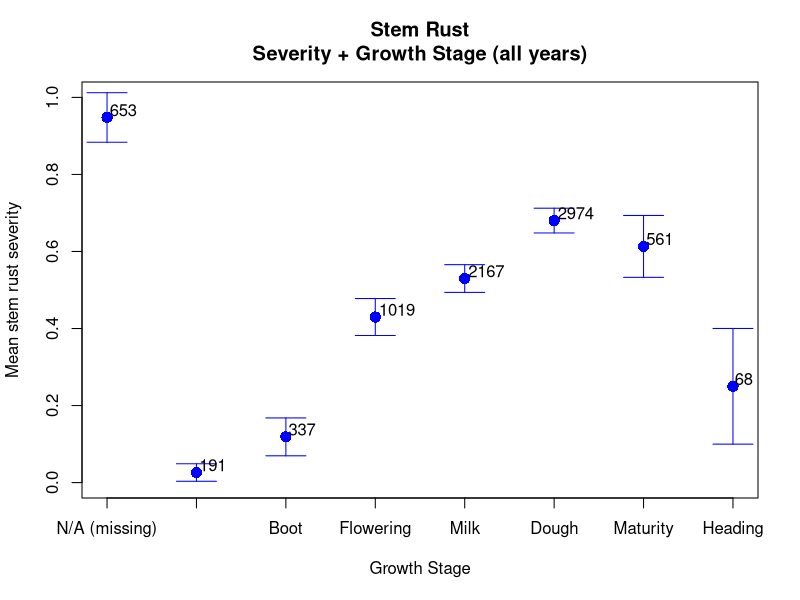
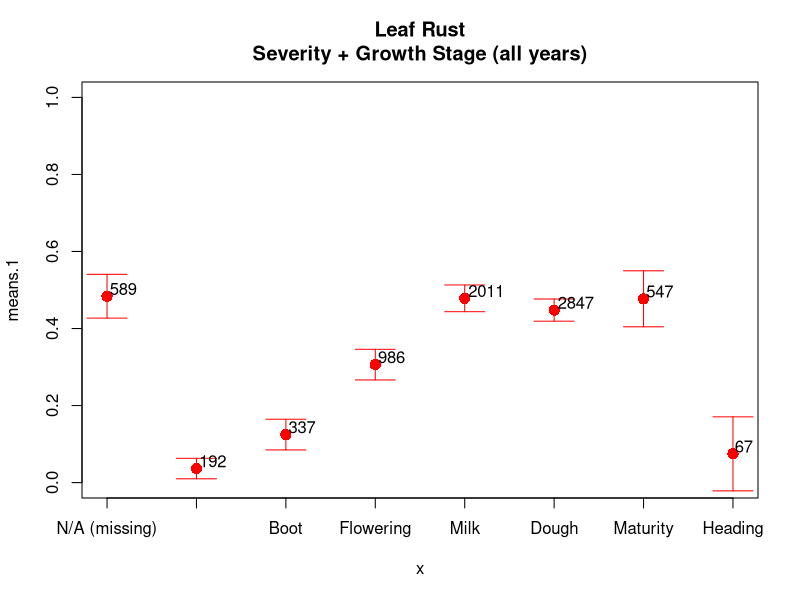
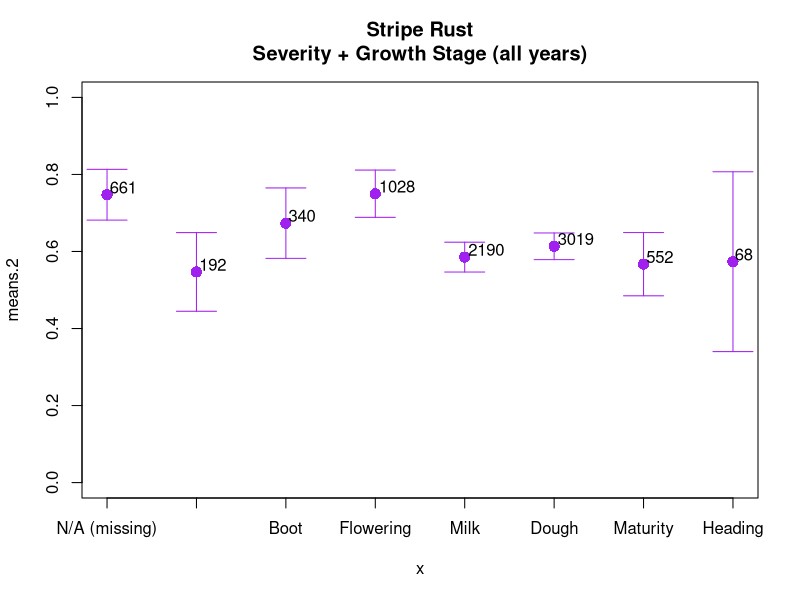
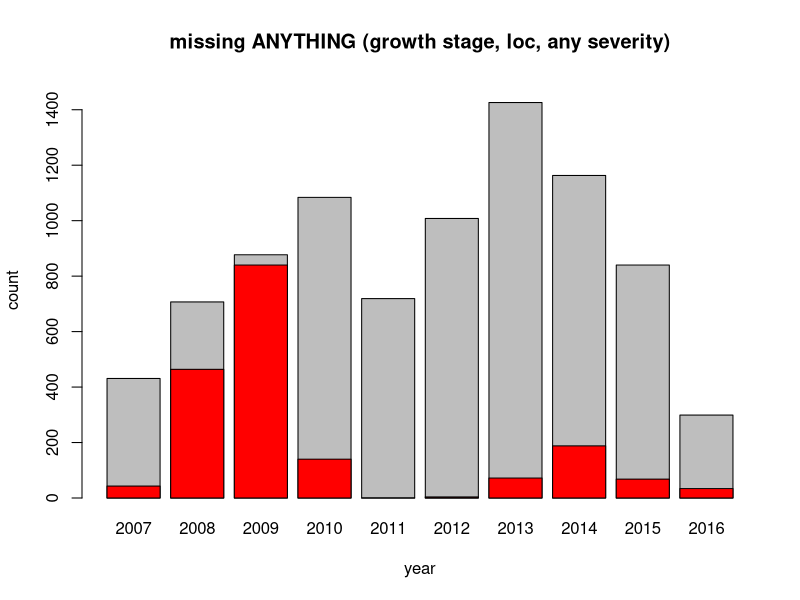
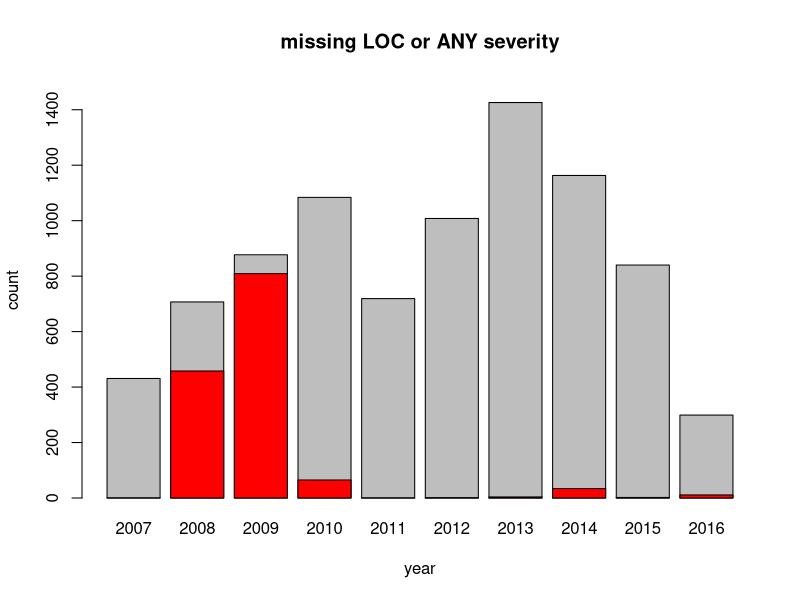
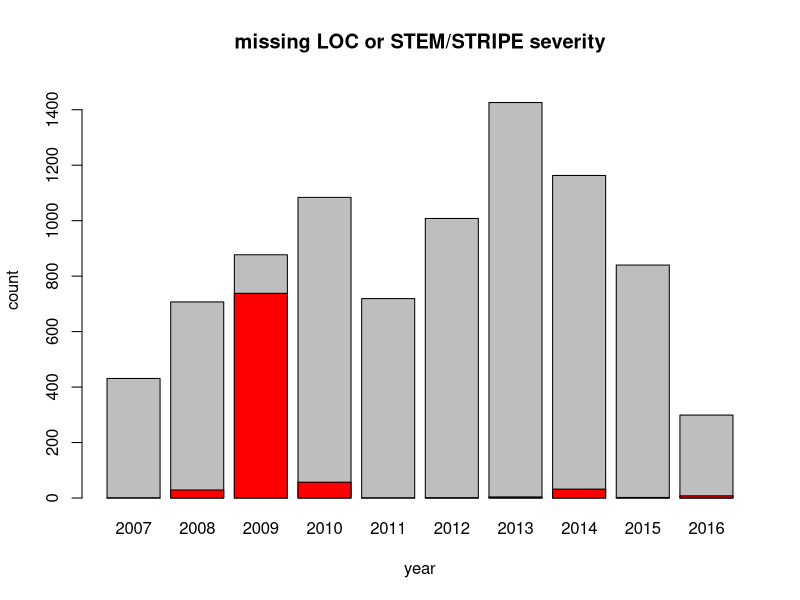
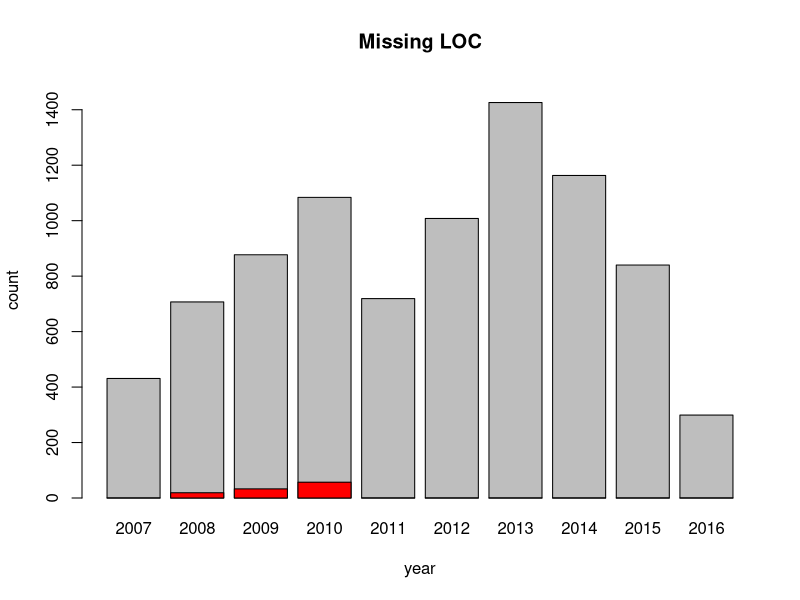
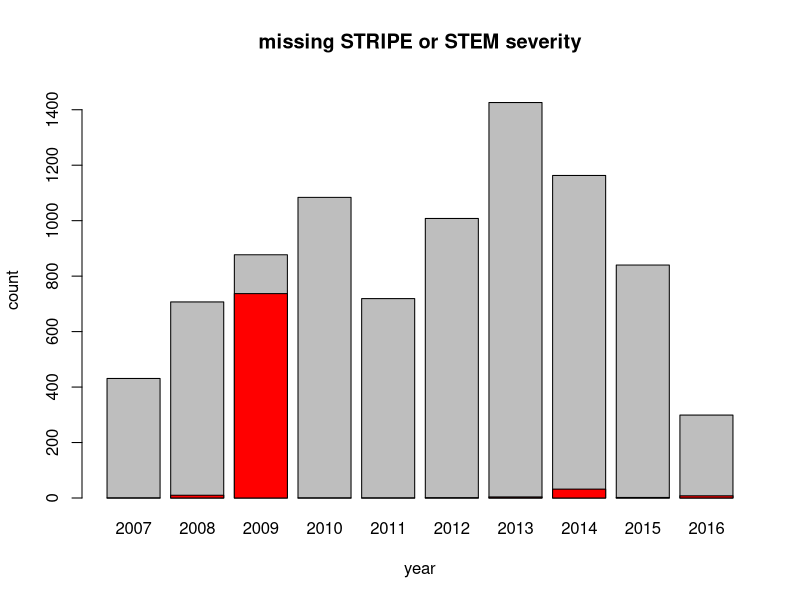

These figures' R source, in order:
library("ggplot2")


setwd("~/Dropbox/school/ermon_lab/data/wheat_rust")


data = read.csv("ET_RustSurvey_Published.csv")



######################################################################################
####################### PLOT 1: SEVERITY AGAINST GROWTH STAGE 
######################################################################################


#################### STEM RUST 
means = c(
  mean(subset(data, GrowthStageID == -9 & Severity > -1)$Severity),
  mean(subset(data, GrowthStageID == 1 & Severity > -1)$Severity),
  mean(subset(data, GrowthStageID == 2 & Severity > -1)$Severity),
  mean(subset(data, GrowthStageID == 3 & Severity > -1)$Severity),
  mean(subset(data, GrowthStageID == 4 & Severity > -1)$Severity),
  mean(subset(data, GrowthStageID == 5 & Severity > -1)$Severity),
  mean(subset(data, GrowthStageID == 6 & Severity > -1)$Severity),
  mean(subset(data, GrowthStageID == 7 & Severity > -1)$Severity)
)
sds = c(
  sd(subset(data, GrowthStageID == -9 & Severity > -1)$Severity),
  sd(subset(data, GrowthStageID == 1 & Severity > -1)$Severity),
  sd(subset(data, GrowthStageID == 2 & Severity > -1)$Severity),
  sd(subset(data, GrowthStageID == 3 & Severity > -1)$Severity),
  sd(subset(data, GrowthStageID == 4 & Severity > -1)$Severity),
  sd(subset(data, GrowthStageID == 5 & Severity > -1)$Severity),
  sd(subset(data, GrowthStageID == 6 & Severity > -1)$Severity),
  sd(subset(data, GrowthStageID == 7 & Severity > -1)$Severity)
)
ns = c(
  nrow(subset(data, GrowthStageID == -9 & Severity > -1)),
  nrow(subset(data, GrowthStageID == 1 & Severity > -1)),
  nrow(subset(data, GrowthStageID == 2 & Severity > -1)),
  nrow(subset(data, GrowthStageID == 3 & Severity > -1)),
  nrow(subset(data, GrowthStageID == 4 & Severity > -1)),
  nrow(subset(data, GrowthStageID == 5 & Severity > -1)),
  nrow(subset(data, GrowthStageID == 6 & Severity > -1)),
  nrow(subset(data, GrowthStageID == 7 & Severity > -1))
)
CIs = (1.96 * sds) / sqrt(ns)

################# LEAF RUST
means.1 = c(
  mean(subset(data, GrowthStageID == -9 & Severity.1 > -1)$Severity.1),
  mean(subset(data, GrowthStageID == 1 & Severity.1 > -1)$Severity.1),
  mean(subset(data, GrowthStageID == 2 & Severity.1 > -1)$Severity.1),
  mean(subset(data, GrowthStageID == 3 & Severity.1 > -1)$Severity.1),
  mean(subset(data, GrowthStageID == 4 & Severity.1 > -1)$Severity.1),
  mean(subset(data, GrowthStageID == 5 & Severity.1 > -1)$Severity.1),
  mean(subset(data, GrowthStageID == 6 & Severity.1 > -1)$Severity.1),
  mean(subset(data, GrowthStageID == 7 & Severity.1 > -1)$Severity.1)
)
sds.1 = c(
  sd(subset(data, GrowthStageID == -9 & Severity.1 > -1)$Severity.1),
  sd(subset(data, GrowthStageID == 1 & Severity.1 > -1)$Severity.1),
  sd(subset(data, GrowthStageID == 2 & Severity.1 > -1)$Severity.1),
  sd(subset(data, GrowthStageID == 3 & Severity.1 > -1)$Severity.1),
  sd(subset(data, GrowthStageID == 4 & Severity.1 > -1)$Severity.1),
  sd(subset(data, GrowthStageID == 5 & Severity.1 > -1)$Severity.1),
  sd(subset(data, GrowthStageID == 6 & Severity.1 > -1)$Severity.1),
  sd(subset(data, GrowthStageID == 7 & Severity.1 > -1)$Severity.1)
)
ns.1 = c(
  nrow(subset(data, GrowthStageID == -9 & Severity.1 > -1)),
  nrow(subset(data, GrowthStageID == 1 & Severity.1 > -1)),
  nrow(subset(data, GrowthStageID == 2 & Severity.1 > -1)),
  nrow(subset(data, GrowthStageID == 3 & Severity.1 > -1)),
  nrow(subset(data, GrowthStageID == 4 & Severity.1 > -1)),
  nrow(subset(data, GrowthStageID == 5 & Severity.1 > -1)),
  nrow(subset(data, GrowthStageID == 6 & Severity.1 > -1)),
  nrow(subset(data, GrowthStageID == 7 & Severity.1 > -1))
)
CIs.1 = (1.96 * sds.1) / sqrt(ns.1)


################# STRIPE RUST
means.2 = c(
  mean(subset(data, GrowthStageID == -9 & Severity.2 > -1)$Severity.2),
  mean(subset(data, GrowthStageID == 1 & Severity.2 > -1)$Severity.2),
  mean(subset(data, GrowthStageID == 2 & Severity.2 > -1)$Severity.2),
  mean(subset(data, GrowthStageID == 3 & Severity.2 > -1)$Severity.2),
  mean(subset(data, GrowthStageID == 4 & Severity.2 > -1)$Severity.2),
  mean(subset(data, GrowthStageID == 5 & Severity.2 > -1)$Severity.2),
  mean(subset(data, GrowthStageID == 6 & Severity.2 > -1)$Severity.2),
  mean(subset(data, GrowthStageID == 7 & Severity.2 > -1)$Severity.2)
)
sds.2 = c(
  sd(subset(data, GrowthStageID == -9 & Severity.2 > -1)$Severity.2),
  sd(subset(data, GrowthStageID == 1 & Severity.2 > -1)$Severity.2),
  sd(subset(data, GrowthStageID == 2 & Severity.2 > -1)$Severity.2),
  sd(subset(data, GrowthStageID == 3 & Severity.2 > -1)$Severity.2),
  sd(subset(data, GrowthStageID == 4 & Severity.2 > -1)$Severity.2),
  sd(subset(data, GrowthStageID == 5 & Severity.2 > -1)$Severity.2),
  sd(subset(data, GrowthStageID == 6 & Severity.2 > -1)$Severity.2),
  sd(subset(data, GrowthStageID == 7 & Severity.2 > -1)$Severity.2)
)
ns.2 = c(
  nrow(subset(data, GrowthStageID == -9 & Severity.2 > -1)),
  nrow(subset(data, GrowthStageID == 1 & Severity.2 > -1)),
  nrow(subset(data, GrowthStageID == 2 & Severity.2 > -1)),
  nrow(subset(data, GrowthStageID == 3 & Severity.2 > -1)),
  nrow(subset(data, GrowthStageID == 4 & Severity.2 > -1)),
  nrow(subset(data, GrowthStageID == 5 & Severity.2 > -1)),
  nrow(subset(data, GrowthStageID == 6 & Severity.2 > -1)),
  nrow(subset(data, GrowthStageID == 7 & Severity.2 > -1))
)
CIs.2 = (1.96 * sds.2) / sqrt(ns.2)


######################### PLOTTING
library(calibrate)
x = 1:8

# start with stem rust
plot(means~x, 
     cex=1.5, 
     ylim=c(0,1), 
     xlab='Growth Stage',
     xaxt = "n",
     ylab='Mean stem rust severity', 
     main='Stem Rust\nSeverity + Growth Stage (all years)',
     col='blue',
     pch=16,
     )
arrows(x,means+CIs,x,means-CIs,code=3,length=0.2,angle=90,col='blue')
axis(1, at=x, labels=c("N/A (missing)", "Tillering", "Boot", "Flowering", "Milk", "Dough", "Maturity", "Heading"))
textxy(x, means, ns, cex=1, offset=0.6)

# leaf rust
plot(means.1~x, 
       ylim=c(0,1),
       col='red',
       xaxt = "n",
       cex=1.5,
       main='Leaf Rust\nSeverity + Growth Stage (all years)',
       pch=16)
arrows(x,means.1+CIs.1,x,means.1-CIs.1,code=3,length=0.2,angle=90,col='red')
axis(1, at=x, labels=c("N/A (missing)", "Tillering", "Boot", "Flowering", "Milk", "Dough", "Maturity", "Heading"))
textxy(x, means.1, ns.1, cex=1, offset=0.6)

# stripe rust
plot(means.2~x, 
     ylim=c(0,1),
     col='purple',
     xaxt = "n",
     cex=1.5,
     main='Stripe Rust\nSeverity + Growth Stage (all years)',
     pch=16)
arrows(x,means.2+CIs.2,x,means.2-CIs.2,code=3,length=0.2,angle=90,col='purple')
axis(1, at=x, labels=c("N/A (missing)", "Tillering", "Boot", "Flowering", "Milk", "Dough", "Maturity", "Heading"))
textxy(x, means.2, ns.2, cex=1, offset=0.6)







######################################################################################
####################### PLOT 2: NUM OBSERVATIONS (and broken) BY YEAR
######################################################################################

counts = c(
  nrow(subset(data, ObsYear == "2007")),
  nrow(subset(data, ObsYear == "2008")),
  nrow(subset(data, ObsYear == "2009")),
  nrow(subset(data, ObsYear == "2010")),
  nrow(subset(data, ObsYear == "2011")),
  nrow(subset(data, ObsYear == "2012")),
  nrow(subset(data, ObsYear == "2013")),
  nrow(subset(data, ObsYear == "2014")),
  nrow(subset(data, ObsYear == "2015")),
  nrow(subset(data, ObsYear == "2016"))
)


broken.counts.1 = c(
  nrow(subset(data, (Latitude < 0 | Longitude < 0 | GrowthStageID == -9 | Severity == -9 | Severity.1 == -9 | Severity.2 == -9) & ObsYear == "2007")),
  nrow(subset(data, (Latitude < 0 | Longitude < 0 | GrowthStageID == -9 | Severity == -9 | Severity.1 == -9 | Severity.2 == -9) & ObsYear == "2008")),
  nrow(subset(data, (Latitude < 0 | Longitude < 0 | GrowthStageID == -9 | Severity == -9 | Severity.1 == -9 | Severity.2 == -9) & ObsYear == "2009")),
  nrow(subset(data, (Latitude < 0 | Longitude < 0 | GrowthStageID == -9 | Severity == -9 | Severity.1 == -9 | Severity.2 == -9) & ObsYear == "2010")),
  nrow(subset(data, (Latitude < 0 | Longitude < 0 | GrowthStageID == -9 | Severity == -9 | Severity.1 == -9 | Severity.2 == -9) & ObsYear == "2011")),
  nrow(subset(data, (Latitude < 0 | Longitude < 0 | GrowthStageID == -9 | Severity == -9 | Severity.1 == -9 | Severity.2 == -9) & ObsYear == "2012")),
  nrow(subset(data, (Latitude < 0 | Longitude < 0 | GrowthStageID == -9 | Severity == -9 | Severity.1 == -9 | Severity.2 == -9) & ObsYear == "2013")),
  nrow(subset(data, (Latitude < 0 | Longitude < 0 | GrowthStageID == -9 | Severity == -9 | Severity.1 == -9 | Severity.2 == -9) & ObsYear == "2014")),
  nrow(subset(data, (Latitude < 0 | Longitude < 0 | GrowthStageID == -9 | Severity == -9 | Severity.1 == -9 | Severity.2 == -9) & ObsYear == "2015")),
  nrow(subset(data, (Latitude < 0 | Longitude < 0 | GrowthStageID == -9 | Severity == -9 | Severity.1 == -9 | Severity.2 == -9) & ObsYear == "2016"))
)


barplot(counts,
        col="grey",
        names.arg=c("2007", "2008", "2009", "2010", "2011", "2012", "2013", "2014", "2015", "2016"),
        ylab="count",
        xlab="year",
        main="missing ANYTHING (growth stage, loc, any severity)",
        ylim=c(0, 1500)
)
par(new=TRUE)
barplot(broken.counts.1, col="red", axes=FALSE, ylim=c(0, 1500))
#legend("topleft", leg="Missing growth \n stage OR severity \n OR location", fill="red", box.lwd = 0)





broken.counts.2 = c(
  nrow(subset(data, (Latitude < 0 | Longitude < 0 | Severity == -9 | Severity.1 == -9 | Severity.2 == -9) & ObsYear == "2007")),
  nrow(subset(data, (Latitude < 0 | Longitude < 0 | Severity == -9 | Severity.1 == -9 | Severity.2 == -9) & ObsYear == "2008")),
  nrow(subset(data, (Latitude < 0 | Longitude < 0 | Severity == -9 | Severity.1 == -9 | Severity.2 == -9) & ObsYear == "2009")),
  nrow(subset(data, (Latitude < 0 | Longitude < 0 | Severity == -9 | Severity.1 == -9 | Severity.2 == -9) & ObsYear == "2010")),
  nrow(subset(data, (Latitude < 0 | Longitude < 0 | Severity == -9 | Severity.1 == -9 | Severity.2 == -9) & ObsYear == "2011")),
  nrow(subset(data, (Latitude < 0 | Longitude < 0 | Severity == -9 | Severity.1 == -9 | Severity.2 == -9) & ObsYear == "2012")),
  nrow(subset(data, (Latitude < 0 | Longitude < 0 | Severity == -9 | Severity.1 == -9 | Severity.2 == -9) & ObsYear == "2013")),
  nrow(subset(data, (Latitude < 0 | Longitude < 0 | Severity == -9 | Severity.1 == -9 | Severity.2 == -9) & ObsYear == "2014")),
  nrow(subset(data, (Latitude < 0 | Longitude < 0 | Severity == -9 | Severity.1 == -9 | Severity.2 == -9) & ObsYear == "2015")),
  nrow(subset(data, (Latitude < 0 | Longitude < 0 | Severity == -9 | Severity.1 == -9 | Severity.2 == -9) & ObsYear == "2016"))
)

barplot(counts,
        col="grey",
        names.arg=c("2007", "2008", "2009", "2010", "2011", "2012", "2013", "2014", "2015", "2016"),
        ylab="count",
        xlab="year",
        main="missing LOC or ANY severity",
        ylim=c(0, 1500)
)
par(new=TRUE)
barplot(broken.counts.2, col="red", axes=FALSE, ylim=c(0, 1500))
#legend("topleft", leg="Missing loc or stem/stripe rust", fill="red", box.lwd = 0)






broken.counts.3 = c(
  nrow(subset(data, (Latitude < 0 | Longitude < 0 | Severity == -9 | Severity.2 == -9) & ObsYear == "2007")),
  nrow(subset(data, (Latitude < 0 | Longitude < 0 | Severity == -9 | Severity.2 == -9) & ObsYear == "2008")),
  nrow(subset(data, (Latitude < 0 | Longitude < 0 | Severity == -9 | Severity.2 == -9) & ObsYear == "2009")),
  nrow(subset(data, (Latitude < 0 | Longitude < 0 | Severity == -9 | Severity.2 == -9) & ObsYear == "2010")),
  nrow(subset(data, (Latitude < 0 | Longitude < 0 | Severity == -9 | Severity.2 == -9) & ObsYear == "2011")),
  nrow(subset(data, (Latitude < 0 | Longitude < 0 | Severity == -9 | Severity.2 == -9) & ObsYear == "2012")),
  nrow(subset(data, (Latitude < 0 | Longitude < 0 | Severity == -9 | Severity.2 == -9) & ObsYear == "2013")),
  nrow(subset(data, (Latitude < 0 | Longitude < 0 | Severity == -9 | Severity.2 == -9) & ObsYear == "2014")),
  nrow(subset(data, (Latitude < 0 | Longitude < 0 | Severity == -9 | Severity.2 == -9) & ObsYear == "2015")),
  nrow(subset(data, (Latitude < 0 | Longitude < 0 | Severity == -9 | Severity.2 == -9) & ObsYear == "2016"))
)

barplot(counts,
        col="grey",
        names.arg=c("2007", "2008", "2009", "2010", "2011", "2012", "2013", "2014", "2015", "2016"),
        ylab="count",
        xlab="year",
        main="missing LOC or STEM/STRIPE severity",
        ylim=c(0, 1500)
)
par(new=TRUE)
barplot(broken.counts.3, col="red", axes=FALSE, ylim=c(0, 1500))
#legend("topleft", leg="Missing loc or stem/stripe rust", fill="red", box.lwd = 0)






broken.counts.4 = c(
  nrow(subset(data, (Latitude < 0 | Longitude < 0) & ObsYear == "2007")),
  nrow(subset(data, (Latitude < 0 | Longitude < 0) & ObsYear == "2008")),
  nrow(subset(data, (Latitude < 0 | Longitude < 0) & ObsYear == "2009")),
  nrow(subset(data, (Latitude < 0 | Longitude < 0) & ObsYear == "2010")),
  nrow(subset(data, (Latitude < 0 | Longitude < 0) & ObsYear == "2011")),
  nrow(subset(data, (Latitude < 0 | Longitude < 0) & ObsYear == "2012")),
  nrow(subset(data, (Latitude < 0 | Longitude < 0) & ObsYear == "2013")),
  nrow(subset(data, (Latitude < 0 | Longitude < 0) & ObsYear == "2014")),
  nrow(subset(data, (Latitude < 0 | Longitude < 0) & ObsYear == "2015")),
  nrow(subset(data, (Latitude < 0 | Longitude < 0) & ObsYear == "2016"))
)

barplot(counts,
        col="grey",
        names.arg=c("2007", "2008", "2009", "2010", "2011", "2012", "2013", "2014", "2015", "2016"),
        ylab="count",
        xlab="year",
        main="Missing LOC",
        ylim=c(0, 1500)
)
par(new=TRUE)
barplot(broken.counts.4, col="red", axes=FALSE, ylim=c(0, 1500))
#legend("topleft", leg="Missing location", fill="red", box.lwd = 0)





broken.counts.5 = c(
  nrow(subset(data, (Severity == -9 | Severity.2 == -9) & ObsYear == "2007")),
  nrow(subset(data, (Severity == -9 | Severity.2 == -9) & ObsYear == "2008")),
  nrow(subset(data, (Severity == -9 | Severity.2 == -9) & ObsYear == "2009")),
  nrow(subset(data, (Severity == -9 | Severity.2 == -9) & ObsYear == "2010")),
  nrow(subset(data, (Severity == -9 | Severity.2 == -9) & ObsYear == "2011")),
  nrow(subset(data, (Severity == -9 | Severity.2 == -9) & ObsYear == "2012")),
  nrow(subset(data, (Severity == -9 | Severity.2 == -9) & ObsYear == "2013")),
  nrow(subset(data, (Severity == -9 | Severity.2 == -9) & ObsYear == "2014")),
  nrow(subset(data, (Severity == -9 | Severity.2 == -9) & ObsYear == "2015")),
  nrow(subset(data, (Severity == -9 | Severity.2 == -9) & ObsYear == "2016"))
)

barplot(counts,
        col="grey",
        names.arg=c("2007", "2008", "2009", "2010", "2011", "2012", "2013", "2014", "2015", "2016"),
        ylab="count",
        xlab="year",
        main="missing STRIPE or STEM severity",
        ylim=c(0, 1500)
)
par(new=TRUE)
barplot(broken.counts.5, col="red", axes=FALSE, ylim=c(0, 1500))
#legend("topleft", leg="Missing loc or stem/stripe rust", fill="red", box.lwd = 0)





broken.counts.6 = c(
  nrow(subset(data, (Severity.2 == -9) & ObsYear == "2007")),
  nrow(subset(data, (Severity.2 == -9) & ObsYear == "2008")),
  nrow(subset(data, (Severity.2 == -9) & ObsYear == "2009")),
  nrow(subset(data, (Severity.2 == -9) & ObsYear == "2010")),
  nrow(subset(data, (Severity.2 == -9) & ObsYear == "2011")),
  nrow(subset(data, (Severity.2 == -9) & ObsYear == "2012")),
  nrow(subset(data, (Severity.2 == -9) & ObsYear == "2013")),
  nrow(subset(data, (Severity.2 == -9) & ObsYear == "2014")),
  nrow(subset(data, (Severity.2 == -9) & ObsYear == "2015")),
  nrow(subset(data, (Severity.2 == -9) & ObsYear == "2016"))
)

barplot(counts,
        col="grey",
        names.arg=c("2007", "2008", "2009", "2010", "2011", "2012", "2013", "2014", "2015", "2016"),
        ylab="count",
        xlab="year",
        main="missing LEAF severity",
        ylim=c(0, 1500)
)
par(new=TRUE)
barplot(broken.counts.6, col="red", axes=FALSE, ylim=c(0, 1500))
#legend("topleft", leg="Missing loc or stem/stripe rust", fill="red", box.lwd = 0)









######################################################################################
####################### PLOT 3: SEVERITY BY YEAR
######################################################################################


data.2007 = subset(data, ObsYear == "2007")
data.2008 = subset(data, ObsYear == "2008")
data.2009 = subset(data, ObsYear == "2009")
data.2010 = subset(data, ObsYear == "2010")
data.2011 = subset(data, ObsYear == "2011")
data.2012 = subset(data, ObsYear == "2012")
data.2013 = subset(data, ObsYear == "2013")
data.2014 = subset(data, ObsYear == "2014")
data.2015 = subset(data, ObsYear == "2015")
data.2016 = subset(data, ObsYear == "2016")


hist(data.2007$Severity)
hist(data.2008$Severity)
hist(data.2009$Severity)
hist(data.2010$Severity)
hist(data.2011$Severity)
hist(data.2012$Severity)
hist(data.2013$Severity)
hist(data.2014$Severity)
hist(data.2015$Severity)
hist(data.2016$Severity)

nrow(subset(data, Severity == 0 & Severity.1 == 0 & Severity.2 == 0))      # rust-free   2220
nrow(subset(data, Severity > 0 | Severity.1 > 0 | Severity.2 > 0))         # some rust   5931











#####################################
# # # # # #  GROWTH STAGE STUFF
#####################################

setwd("~/Dropbox/school/ermon_lab/data/")
df = read.csv("RAW_LABELS.csv")


na = subset(df, GrowthStageID == -9)
tillering = subset(df, GrowthStageID == 1)
boot = subset(df, GrowthStageID == 2)
heading = subset(df, GrowthStageID == 7)
flowering = subset(df, GrowthStageID == 3)
milk = subset(df, GrowthStageID == 4)
dough = subset(df, GrowthStageID == 5)
mature = subset(df, GrowthStageID == 6)
